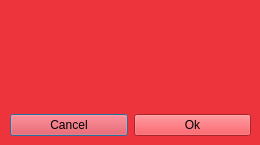
<?xml version="1.0" encoding="UTF-8"?>
<ui version="4.0">
 <class>Dialog</class>
 <widget class="QDialog" name="Dialog">
  <property name="geometry">
   <rect>
    <x>0</x>
    <y>0</y>
    <width>260</width>
    <height>145</height>
   </rect>
  </property>
  <property name="palette">
   <palette>
    <active>
     <colorrole role="WindowText">
      <brush brushstyle="SolidPattern">
       <color alpha="255">
        <red>0</red>
        <green>0</green>
        <blue>0</blue>
       </color>
      </brush>
     </colorrole>
     <colorrole role="Button">
      <brush brushstyle="SolidPattern">
       <color alpha="255">
        <red>237</red>
        <green>51</green>
        <blue>59</blue>
       </color>
      </brush>
     </colorrole>
     <colorrole role="Light">
      <brush brushstyle="SolidPattern">
       <color alpha="255">
        <red>255</red>
        <green>155</green>
        <blue>160</blue>
       </color>
      </brush>
     </colorrole>
     <colorrole role="Midlight">
      <brush brushstyle="SolidPattern">
       <color alpha="255">
        <red>246</red>
        <green>103</green>
        <blue>109</blue>
       </color>
      </brush>
     </colorrole>
     <colorrole role="Dark">
      <brush brushstyle="SolidPattern">
       <color alpha="255">
        <red>118</red>
        <green>25</green>
        <blue>29</blue>
       </color>
      </brush>
     </colorrole>
     <colorrole role="Mid">
      <brush brushstyle="SolidPattern">
       <color alpha="255">
        <red>158</red>
        <green>34</green>
        <blue>39</blue>
       </color>
      </brush>
     </colorrole>
     <colorrole role="Text">
      <brush brushstyle="SolidPattern">
       <color alpha="255">
        <red>0</red>
        <green>0</green>
        <blue>0</blue>
       </color>
      </brush>
     </colorrole>
     <colorrole role="BrightText">
      <brush brushstyle="SolidPattern">
       <color alpha="255">
        <red>255</red>
        <green>255</green>
        <blue>255</blue>
       </color>
      </brush>
     </colorrole>
     <colorrole role="ButtonText">
      <brush brushstyle="SolidPattern">
       <color alpha="255">
        <red>0</red>
        <green>0</green>
        <blue>0</blue>
       </color>
      </brush>
     </colorrole>
     <colorrole role="Base">
      <brush brushstyle="SolidPattern">
       <color alpha="255">
        <red>192</red>
        <green>28</green>
        <blue>40</blue>
       </color>
      </brush>
     </colorrole>
     <colorrole role="Window">
      <brush brushstyle="SolidPattern">
       <color alpha="255">
        <red>237</red>
        <green>51</green>
        <blue>59</blue>
       </color>
      </brush>
     </colorrole>
     <colorrole role="Shadow">
      <brush brushstyle="SolidPattern">
       <color alpha="255">
        <red>0</red>
        <green>0</green>
        <blue>0</blue>
       </color>
      </brush>
     </colorrole>
     <colorrole role="AlternateBase">
      <brush brushstyle="SolidPattern">
       <color alpha="255">
        <red>246</red>
        <green>153</green>
        <blue>157</blue>
       </color>
      </brush>
     </colorrole>
     <colorrole role="ToolTipBase">
      <brush brushstyle="SolidPattern">
       <color alpha="255">
        <red>255</red>
        <green>255</green>
        <blue>220</blue>
       </color>
      </brush>
     </colorrole>
     <colorrole role="ToolTipText">
      <brush brushstyle="SolidPattern">
       <color alpha="255">
        <red>0</red>
        <green>0</green>
        <blue>0</blue>
       </color>
      </brush>
     </colorrole>
     <colorrole role="PlaceholderText">
      <brush brushstyle="SolidPattern">
       <color alpha="128">
        <red>0</red>
        <green>0</green>
        <blue>0</blue>
       </color>
      </brush>
     </colorrole>
    </active>
    <inactive>
     <colorrole role="WindowText">
      <brush brushstyle="SolidPattern">
       <color alpha="255">
        <red>0</red>
        <green>0</green>
        <blue>0</blue>
       </color>
      </brush>
     </colorrole>
     <colorrole role="Button">
      <brush brushstyle="SolidPattern">
       <color alpha="255">
        <red>237</red>
        <green>51</green>
        <blue>59</blue>
       </color>
      </brush>
     </colorrole>
     <colorrole role="Light">
      <brush brushstyle="SolidPattern">
       <color alpha="255">
        <red>255</red>
        <green>155</green>
        <blue>160</blue>
       </color>
      </brush>
     </colorrole>
     <colorrole role="Midlight">
      <brush brushstyle="SolidPattern">
       <color alpha="255">
        <red>246</red>
        <green>103</green>
        <blue>109</blue>
       </color>
      </brush>
     </colorrole>
     <colorrole role="Dark">
      <brush brushstyle="SolidPattern">
       <color alpha="255">
        <red>118</red>
        <green>25</green>
        <blue>29</blue>
       </color>
      </brush>
     </colorrole>
     <colorrole role="Mid">
      <brush brushstyle="SolidPattern">
       <color alpha="255">
        <red>158</red>
        <green>34</green>
        <blue>39</blue>
       </color>
      </brush>
     </colorrole>
     <colorrole role="Text">
      <brush brushstyle="SolidPattern">
       <color alpha="255">
        <red>0</red>
        <green>0</green>
        <blue>0</blue>
       </color>
      </brush>
     </colorrole>
     <colorrole role="BrightText">
      <brush brushstyle="SolidPattern">
       <color alpha="255">
        <red>255</red>
        <green>255</green>
        <blue>255</blue>
       </color>
      </brush>
     </colorrole>
     <colorrole role="ButtonText">
      <brush brushstyle="SolidPattern">
       <color alpha="255">
        <red>0</red>
        <green>0</green>
        <blue>0</blue>
       </color>
      </brush>
     </colorrole>
     <colorrole role="Base">
      <brush brushstyle="SolidPattern">
       <color alpha="255">
        <red>192</red>
        <green>28</green>
        <blue>40</blue>
       </color>
      </brush>
     </colorrole>
     <colorrole role="Window">
      <brush brushstyle="SolidPattern">
       <color alpha="255">
        <red>237</red>
        <green>51</green>
        <blue>59</blue>
       </color>
      </brush>
     </colorrole>
     <colorrole role="Shadow">
      <brush brushstyle="SolidPattern">
       <color alpha="255">
        <red>0</red>
        <green>0</green>
        <blue>0</blue>
       </color>
      </brush>
     </colorrole>
     <colorrole role="AlternateBase">
      <brush brushstyle="SolidPattern">
       <color alpha="255">
        <red>246</red>
        <green>153</green>
        <blue>157</blue>
       </color>
      </brush>
     </colorrole>
     <colorrole role="ToolTipBase">
      <brush brushstyle="SolidPattern">
       <color alpha="255">
        <red>255</red>
        <green>255</green>
        <blue>220</blue>
       </color>
      </brush>
     </colorrole>
     <colorrole role="ToolTipText">
      <brush brushstyle="SolidPattern">
       <color alpha="255">
        <red>0</red>
        <green>0</green>
        <blue>0</blue>
       </color>
      </brush>
     </colorrole>
     <colorrole role="PlaceholderText">
      <brush brushstyle="SolidPattern">
       <color alpha="128">
        <red>0</red>
        <green>0</green>
        <blue>0</blue>
       </color>
      </brush>
     </colorrole>
    </inactive>
    <disabled>
     <colorrole role="WindowText">
      <brush brushstyle="SolidPattern">
       <color alpha="255">
        <red>118</red>
        <green>25</green>
        <blue>29</blue>
       </color>
      </brush>
     </colorrole>
     <colorrole role="Button">
      <brush brushstyle="SolidPattern">
       <color alpha="255">
        <red>237</red>
        <green>51</green>
        <blue>59</blue>
       </color>
      </brush>
     </colorrole>
     <colorrole role="Light">
      <brush brushstyle="SolidPattern">
       <color alpha="255">
        <red>255</red>
        <green>155</green>
        <blue>160</blue>
       </color>
      </brush>
     </colorrole>
     <colorrole role="Midlight">
      <brush brushstyle="SolidPattern">
       <color alpha="255">
        <red>246</red>
        <green>103</green>
        <blue>109</blue>
       </color>
      </brush>
     </colorrole>
     <colorrole role="Dark">
      <brush brushstyle="SolidPattern">
       <color alpha="255">
        <red>118</red>
        <green>25</green>
        <blue>29</blue>
       </color>
      </brush>
     </colorrole>
     <colorrole role="Mid">
      <brush brushstyle="SolidPattern">
       <color alpha="255">
        <red>158</red>
        <green>34</green>
        <blue>39</blue>
       </color>
      </brush>
     </colorrole>
     <colorrole role="Text">
      <brush brushstyle="SolidPattern">
       <color alpha="255">
        <red>118</red>
        <green>25</green>
        <blue>29</blue>
       </color>
      </brush>
     </colorrole>
     <colorrole role="BrightText">
      <brush brushstyle="SolidPattern">
       <color alpha="255">
        <red>255</red>
        <green>255</green>
        <blue>255</blue>
       </color>
      </brush>
     </colorrole>
     <colorrole role="ButtonText">
      <brush brushstyle="SolidPattern">
       <color alpha="255">
        <red>118</red>
        <green>25</green>
        <blue>29</blue>
       </color>
      </brush>
     </colorrole>
     <colorrole role="Base">
      <brush brushstyle="SolidPattern">
       <color alpha="255">
        <red>237</red>
        <green>51</green>
        <blue>59</blue>
       </color>
      </brush>
     </colorrole>
     <colorrole role="Window">
      <brush brushstyle="SolidPattern">
       <color alpha="255">
        <red>237</red>
        <green>51</green>
        <blue>59</blue>
       </color>
      </brush>
     </colorrole>
     <colorrole role="Shadow">
      <brush brushstyle="SolidPattern">
       <color alpha="255">
        <red>0</red>
        <green>0</green>
        <blue>0</blue>
       </color>
      </brush>
     </colorrole>
     <colorrole role="AlternateBase">
      <brush brushstyle="SolidPattern">
       <color alpha="255">
        <red>237</red>
        <green>51</green>
        <blue>59</blue>
       </color>
      </brush>
     </colorrole>
     <colorrole role="ToolTipBase">
      <brush brushstyle="SolidPattern">
       <color alpha="255">
        <red>255</red>
        <green>255</green>
        <blue>220</blue>
       </color>
      </brush>
     </colorrole>
     <colorrole role="ToolTipText">
      <brush brushstyle="SolidPattern">
       <color alpha="255">
        <red>0</red>
        <green>0</green>
        <blue>0</blue>
       </color>
      </brush>
     </colorrole>
     <colorrole role="PlaceholderText">
      <brush brushstyle="SolidPattern">
       <color alpha="128">
        <red>0</red>
        <green>0</green>
        <blue>0</blue>
       </color>
      </brush>
     </colorrole>
    </disabled>
   </palette>
  </property>
  <property name="windowTitle">
   <string>Dialog</string>
  </property>
  <widget class="QWidget" name="horizontalLayoutWidget">
   <property name="geometry">
    <rect>
     <x>10</x>
     <y>110</y>
     <width>241</width>
     <height>31</height>
    </rect>
   </property>
   <layout class="QHBoxLayout" name="horizontalLayout">
    <item>
     <widget class="QPushButton" name="cancel_button">
      <property name="text">
       <string>Cancel</string>
      </property>
     </widget>
    </item>
    <item>
     <widget class="QPushButton" name="ok_button">
      <property name="text">
       <string>Ok</string>
      </property>
     </widget>
    </item>
   </layout>
  </widget>
  <widget class="QLabel" name="label">
   <property name="geometry">
    <rect>
     <x>40</x>
     <y>20</y>
     <width>181</width>
     <height>51</height>
    </rect>
   </property>
   <property name="text">
    <string/>
   </property>
  </widget>
 </widget>
 <resources/>
 <connections/>
</ui>
